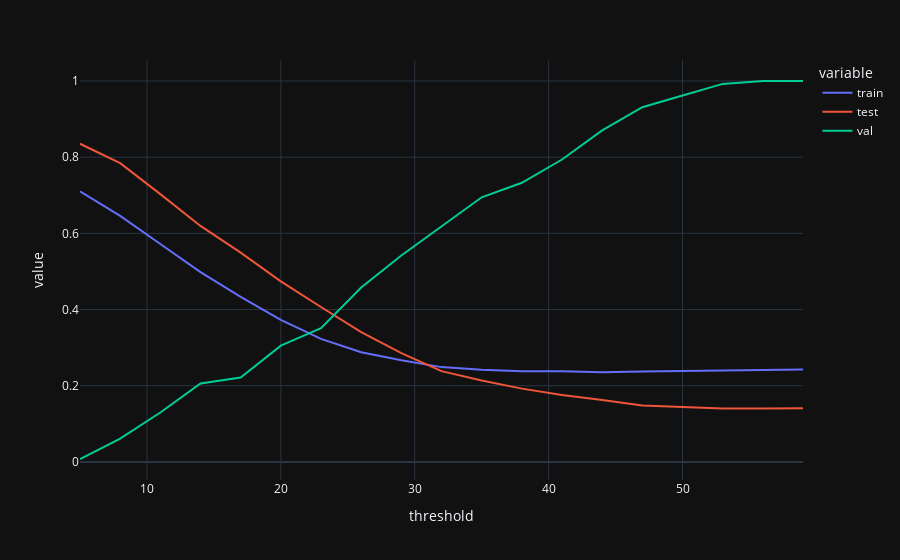

The notebook cell this image was saved under:
### Code cell
px.line(df, x='threshold', y=['train', 'test', 'val'], )

### Figure 1 — Plotly figure (JSON) as saved in the notebook; plotly's stock layout.template omitted (floating-point values rounded to 4 significant figures)
{"data": [{"hovertemplate": "variable=train<br>threshold=%{x}<br>value=%{y}<extra></extra>", "legendgroup": "train", "line": {"color": "#636efa", "dash": "solid"}, "marker": {"symbol": "circle"}, "mode": "lines", "name": "train", "orientation": "v", "showlegend": true, "x": [5, 8, 11, 14, 17, 20, 23, 26, 29, 32, 35, 38, 41, 44, 47, 50, 53, 56, 59], "xaxis": "x", "y": [0.71, 0.6461, 0.5721, 0.4981, 0.4331, 0.373, 0.323, 0.288, 0.2667, 0.2488, 0.2421, 0.2382, 0.238, 0.2351, 0.2373, 0.2379, 0.2397, 0.2416, 0.2429], "yaxis": "y", "type": "scatter"}, {"hovertemplate": "variable=test<br>threshold=%{x}<br>value=%{y}<extra></extra>", "legendgroup": "test", "line": {"color": "#EF553B", "dash": "solid"}, "marker": {"symbol": "circle"}, "mode": "lines", "name": "test", "orientation": "v", "showlegend": true, "x": [5, 8, 11, 14, 17, 20, 23, 26, 29, 32, 35, 38, 41, 44, 47, 50, 53, 56, 59], "xaxis": "x", "y": [0.8352, 0.7843, 0.703, 0.6195, 0.5495, 0.4738, 0.4066, 0.3409, 0.2857, 0.2383, 0.2136, 0.1924, 0.1754, 0.1627, 0.1478, 0.1436, 0.14, 0.14, 0.1407], "yaxis": "y", "type": "scatter"}, {"hovertemplate": "variable=val<br>threshold=%{x}<br>value=%{y}<extra></extra>", "legendgroup": "val", "line": {"color": "#00cc96", "dash": "solid"}, "marker": {"symbol": "circle"}, "mode": "lines", "name": "val", "orientation": "v", "showlegend": true, "x": [5, 8, 11, 14, 17, 20, 23, 26, 29, 32, 35, 38, 41, 44, 47, 50, 53, 56, 59], "xaxis": "x", "y": [0.007634, 0.06107, 0.1298, 0.2061, 0.2214, 0.3053, 0.3511, 0.458, 0.542, 0.6183, 0.6947, 0.7328, 0.7939, 0.8702, 0.9313, 0.9618, 0.9924, 1.0, 1.0], "yaxis": "y", "type": "scatter"}], "layout": {"xaxis": {"anchor": "y", "domain": [0.0, 1.0], "title": {"text": "threshold"}}, "yaxis": {"anchor": "x", "domain": [0.0, 1.0], "title": {"text": "value"}}, "legend": {"title": {"text": "variable"}, "tracegroupgap": 0}, "margin": {"t": 60}}}
